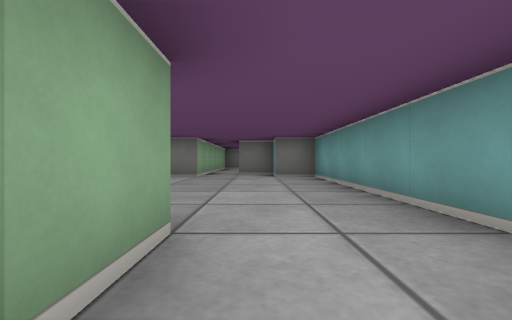
View 1 (above)

13 first-person views from a walk through a cub3D level. The camera is about half as high as the walls, looks level and sees 90° across. The floor is counted in squares. Each view is taken from the middle of a square. On the plan, view 1 faces up. The plan holds only what a view shows up to about 9 squares ahead; the rest is blank.

View 2
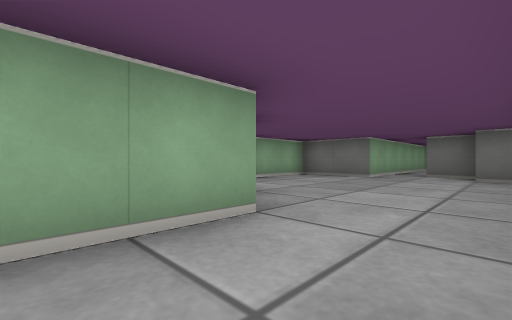

View 3
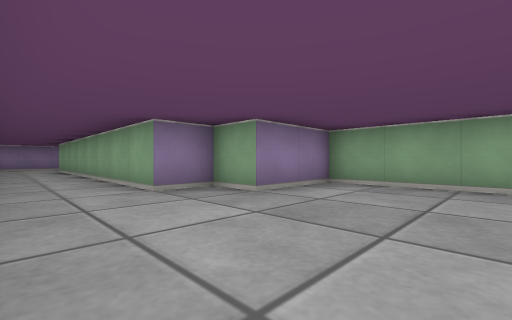

View 4
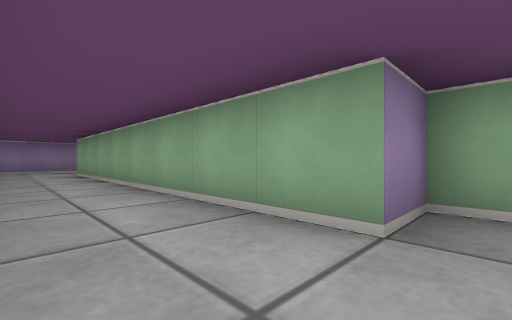

View 5
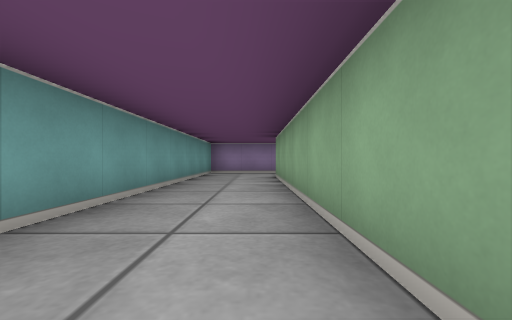

View 6
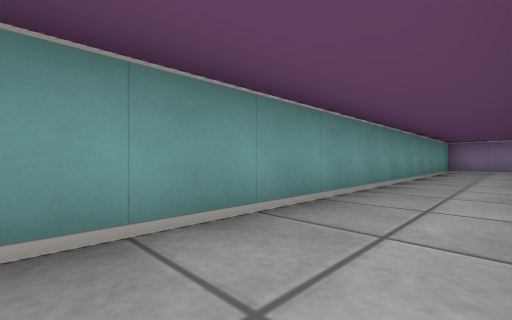

View 7
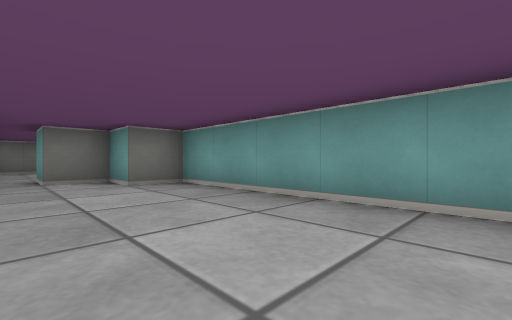

View 8
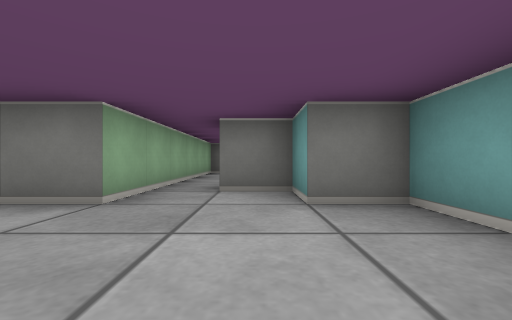

View 9
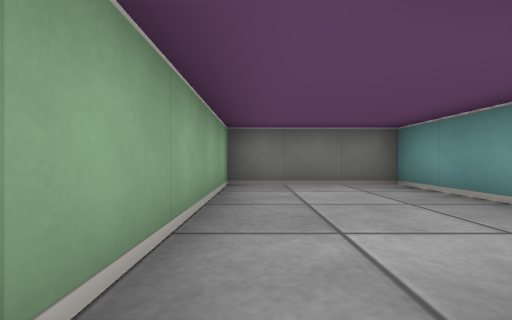

View 10
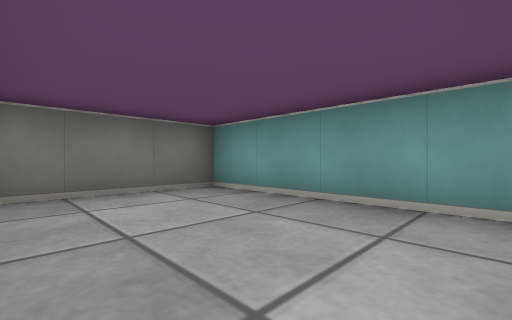

View 11
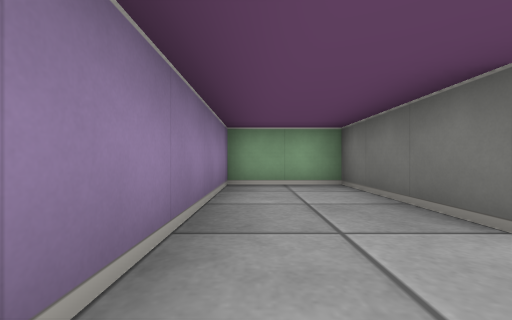

View 12
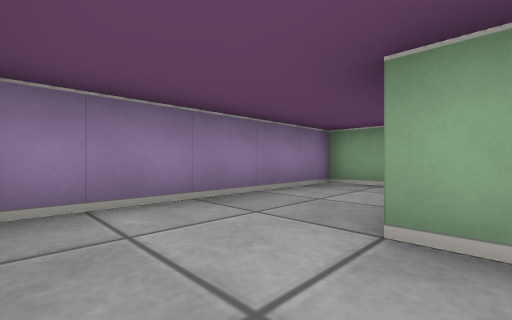

View 13
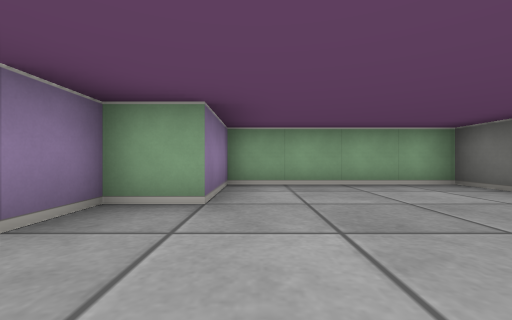

### Floor plan
Ten units are one square. View 1 is at (0, 0); x grows to the right and y downward. Boxes are objects, and circles mark ways between rooms. Rooms are numbered by the first view taken in them; rooms with no view inside come last. Other rooms are left out.
<svg viewBox="-40 -130 60 220">
<path fill="none" stroke="#000" d="M-15 -85 -15 -65 -35 -65 -35 -25 -15 -25 -15 -15 -5 -15 -5 65 -35 65 -35 85 15 85 15 -65 5 -65 5 -75 -5 -75 -5 -85M15 -90 15 -125 -15 -125 -15 -85"/>
<circle cx="-10" cy="-80" r="3" fill="#2a7"/>
<text x="0" y="0">1</text>
<text x="0" y="-110">2</text>
</svg>
Room 1 opens to room 2.

Where each view was taken, in squares from view 1:
view 1: 0 up, 0 right, facing up
view 2: 0 up, 1 right, facing up-left
view 3: 5 up, 1 right, facing down-left
view 4: 2 up, 1 right, facing down-left
view 5: 0 up, 0 right, facing down
view 6: 2 up, 0 right, facing down-right
view 7: 2 up, 1 left, facing up-right
view 8: 4 up, 0 right, facing up
view 9: 8 up, 1 left, facing up
view 10: 9 up, 1 left, facing up-right
view 11: 8 down, 1 right, facing left
view 12: 6 down, 1 right, facing down-left
view 13: 3 up, 1 right, facing left
